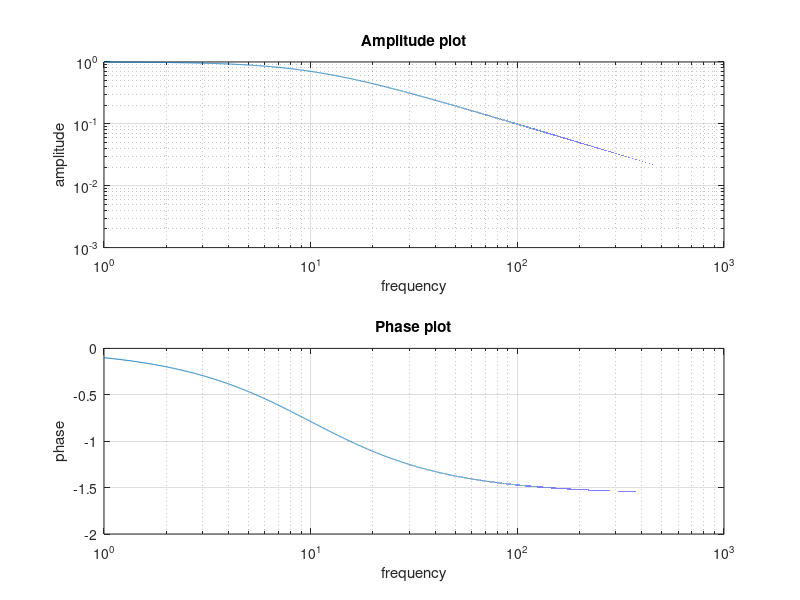

MATLAB code for this plot:
clc;clear all;close all;
R=16*10^3;
C=1*10^-6;
f=1:0.01:1000;
for ii=1:length(f)
 res(ii)=1./(1+j*2*pi*R*C*f(ii));
end
amplitude=abs(res);
%abs(X) is the absolute value of the elements of X. When
%X is complex, abs(X) is the complex modulus (magnitude) of
% the elements of X.
phase=angle(res);
%angle(H) returns the phase angles, in radians, of a matrix with
% complex elements. 
figure
subplot(2,1,1)
%loglog(...) is the same as PLOT(...), except logarithmic 
% scales are used for both the X- and Y- axes.
loglog(f,amplitude);hold on;grid on;
xlabel('frequency');ylabel('amplitude');
title('Amplitude plot')

subplot(2,1,2)
%semilogx(...) is the same as PLOT(...), except a 
% logarithmic (base 10) scale is used for the X-axis.
semilogx(f,phase);grid on;
xlabel('frequency');ylabel('phase');
title('Phase plot')